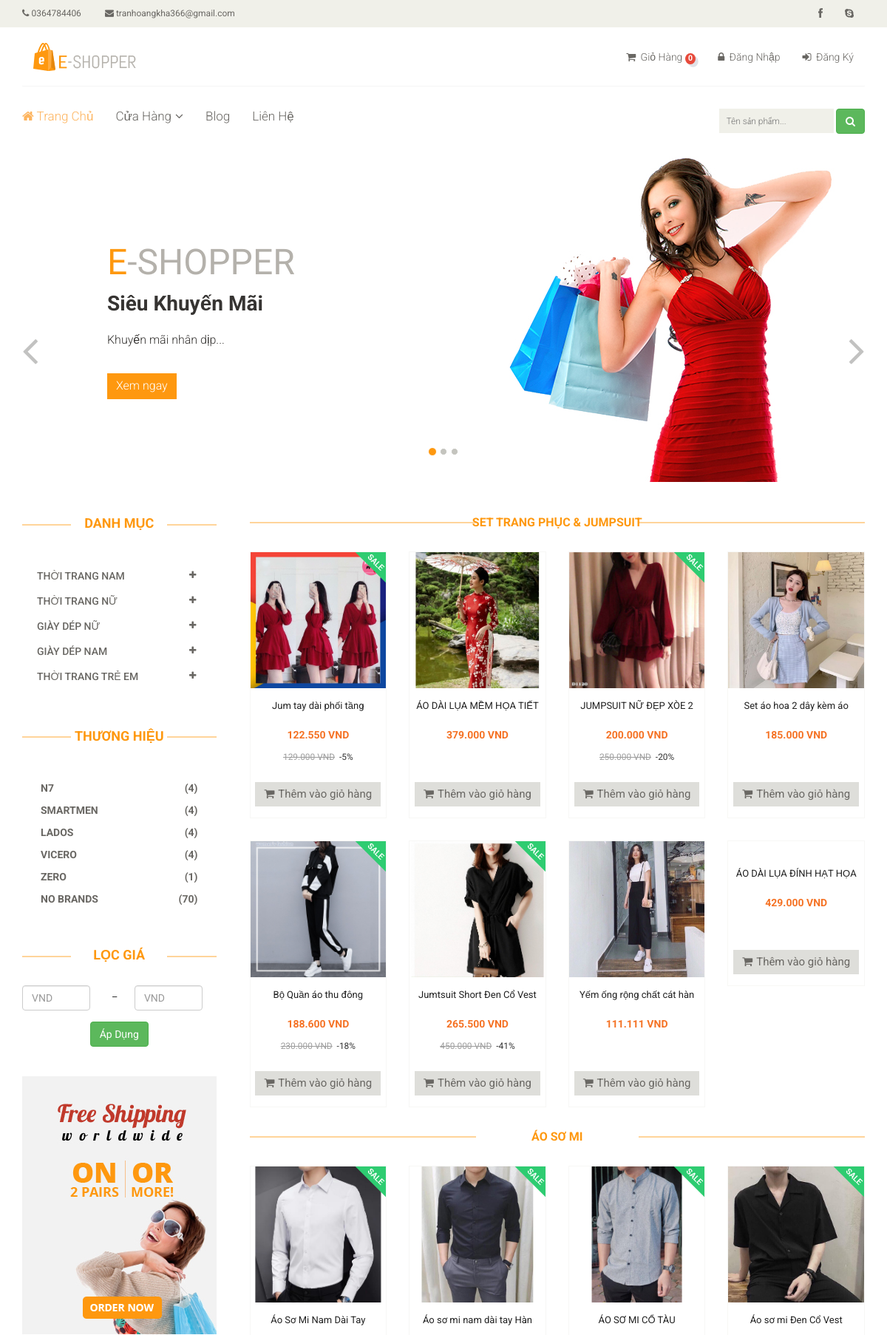
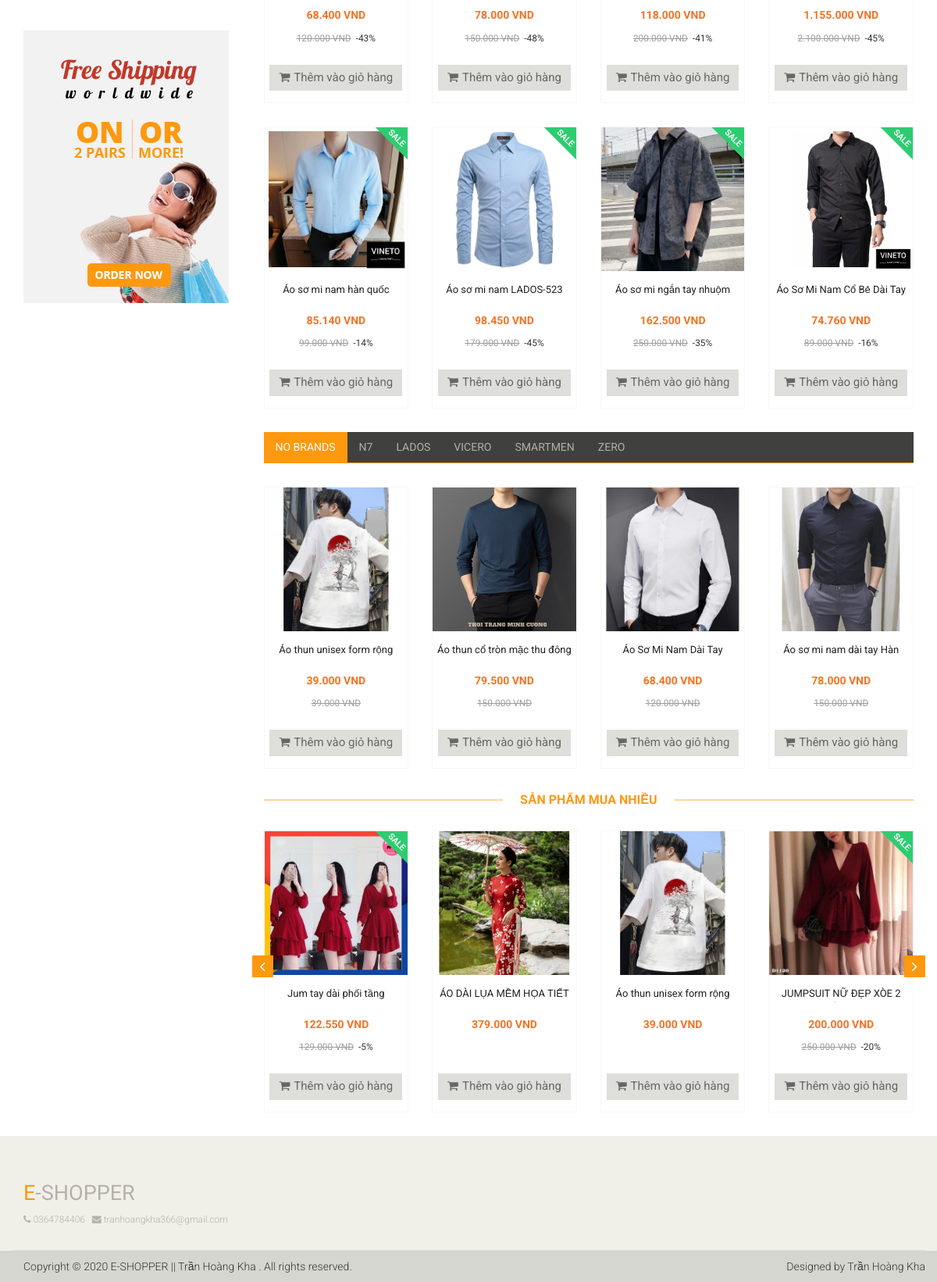
The page / on the database its author committed (2 pictures, top to bottom).
### tables this page shows
CREATE TABLE `lienhe` (
  `id` int(11) NOT NULL,
  `DienThoai` varchar(12) NOT NULL,
  `Email` varchar(100) NOT NULL,
  `LinkFace` varchar(50) NOT NULL,
  `DiaChi` varchar(100) NOT NULL,
  `KinhDo` varchar(15) NOT NULL,
  `ViDo` varchar(15) NOT NULL
);

CREATE TABLE `banner` (
  `id` int(11) NOT NULL,
  `TieuDe` varchar(100) NOT NULL,
  `NoiDung` varchar(300) NOT NULL,
  `AnhBanner` varchar(20) NOT NULL,
  `HienThi` tinyint(4) NOT NULL DEFAULT 0,
  `Created_at` timestamp NOT NULL DEFAULT current_timestamp(),
  `Update_at` timestamp NOT NULL DEFAULT current_timestamp() ON UPDATE current_timestamp()
);

CREATE TABLE `danh_muc_cha` (
  `id` int(11) NOT NULL,
  `SoTT` tinyint(4) NOT NULL,
  `TenDMC` varchar(50) NOT NULL,
  `Created_at` timestamp NOT NULL DEFAULT current_timestamp()
);

CREATE TABLE `san_pham` (
  `id` int(11) NOT NULL,
  `TenSP` varchar(50) NOT NULL,
  `GiaSP` int(11) NOT NULL,
  `GiamGia` tinyint(4) DEFAULT 0,
  `AnhSP` varchar(20) NOT NULL,
  `id_DanhMuc` int(11) NOT NULL,
  `id_ThuongHieu` int(11) NOT NULL,
  `MoTa` text DEFAULT NULL,
  `LanBan` int(11) DEFAULT 0,
  `Created_by` int(11) NOT NULL,
  `Update_by` int(11) NOT NULL,
  `Created_at` timestamp NOT NULL DEFAULT current_timestamp(),
  `Update_at` timestamp NOT NULL DEFAULT current_timestamp() ON UPDATE current_timestamp()
);

CREATE TABLE `thuong_hieu` (
  `id` int(11) NOT NULL,
  `SoTT` tinyint(4) NOT NULL,
  `TenTH` varchar(30) NOT NULL,
  `HienThi` tinyint(4) NOT NULL DEFAULT 0,
  `Created_at` timestamp NOT NULL DEFAULT current_timestamp(),
  `Update_at` timestamp NOT NULL DEFAULT current_timestamp() ON UPDATE current_timestamp()
);

CREATE TABLE `adver` (
  `id` int(11) NOT NULL,
  `AnhAdver` varchar(20) NOT NULL,
  `DuongDan` varchar(200) NOT NULL,
  `HienThi` tinyint(4) NOT NULL DEFAULT 0,
  `Update_at` timestamp NOT NULL DEFAULT current_timestamp() ON UPDATE current_timestamp()
);

### index.php (the view, shortened to what the rows shown need)
<?php
    $open ="index";
	require_once __DIR__. "/autoload/autoload.php";
	$sqlHomeCategory= "SELECT id , TenDM FROM danh_muc WHERE HienThi = 1 ORDER BY Update_at";
	$CategoryHome = $db -> fetchsql($sqlHomeCategory);
	$data=[];
	foreach ($CategoryHome as $item) {
		$cateID = intval($item['id']);
		$sql ="SELECT * FROM san_pham WHERE id_DanhMuc = $cateID LIMIT 8";
		$ProductHome = $db -> fetchsql($sql);
		$data[$item['TenDM']] = $ProductHome;
	}
   $tab_query = "SELECT * FROM thuong_hieu WHERE HienThi = 1  ORDER BY Update_at";
   $tab_result = mysqli_query($connect, $tab_query);
   $tab_menu = '';
   $tab_content = '';
   $i = 0;
   while($row = mysqli_fetch_array($tab_result))
   {
    if($i == 0)
    {
     $tab_menu .= '
      <li class="active"><a href="#'.$row["id"].'" data-toggle="tab">'.$row["TenTH"].'</a></li>
     ';
     $tab_content .= '
         <div id="'.$row["id"].'" class="tab-pane fade in active">
     ';
    }
    else
    {
     $tab_menu .= '
      <li><a href="#'.$row["id"].'" data-toggle="tab">'.$row["TenTH"].'</a></li>
     ';
     $tab_content .= '
         <div id="'.$row["id"].'" class="tab-pane fade">
     ';
    }
    $product_query = "SELECT * FROM san_pham WHERE id_ThuongHieu = '".$row['id']."' LIMIT 4";
    $product_result = mysqli_query($connect, $product_query);
    while($sub_row = mysqli_fetch_array($product_result))
    {
     $tab_content .= '
            <div class="col-sm-3 box">
               <div class="product-image-wrapper product_box">
                  <div class="single-products">
                     <div class="productinfo text-center">
                        <a href="chi-tiet-san-pham.php?id='.$sub_row['id'].'"><img src="'.uploads().'product/'.$sub_row["AnhSP"].'" alt="" /></a>
                        <a href="chi-tiet-san-pham.php?id='.$sub_row['id'].'"><p class="name">'.$sub_row['TenSP'].'</p></a>
                        <p class="sale">
                           <h5>'.formatPriceSale($sub_row['GiaSP'],$sub_row['GiamGia']).'</h5>
                           <small><del class="sale_price">'.formatPrice($sub_row['GiaSP']).'</del></small>
                        </p>
                        <a href="addcart.php?id='.$sub_row['id'] .'" class="btn btn-default add-to-cart"><i class="fa fa-shopping-cart"></i>Thêm vào giỏ hàng</a>
                     </div>
                  </div>
               </div>
            </div>
     ';
    }
    $tab_content .= '<div style="clear:both"></div></div>';
    $i++;
   }
?>
<?php require_once __DIR__. "/layouts/header.php";  ?>
<?php require_once __DIR__. "/layouts/nav.php";  ?>
<div class="col-sm-9 padding-right">
	<?php foreach ($data as $key => $value): ?>
   <div class="features_items">
      <h2 class="title text-center "><?php echo $key ?></h2>
     	<?php foreach ($value as $item): ?>
      	<div class="col-sm-3 box">
         	<div class="product-image-wrapper product_box">
            <div class="single-products">
               <div class="productinfo text-center">
                  <a href="chi-tiet-san-pham.php?id=<?php echo $item['id'] ?>"><img src="<?php echo uploads() ?>product/<?php echo $item['AnhSP'] ?>" alt="" /></a>
                  <a href="chi-tiet-san-pham.php?id=<?php echo $item['id'] ?>"><p class="name"><?php echo $item['TenSP']?></p></a>
                  <p class="sale">
                     <h5><?php echo formatPriceSale($item['GiaSP'],$item['GiamGia']) ?></h5>
                     <small><del class="sale_price"><?php echo $item['GiamGia'] > 0 ? formatPrice($item['GiaSP']) : ''  ?></del>&nbsp;<?php echo $item['GiamGia'] > 0 ? " -".$item['GiamGia']."%" : ''  ?></small>
                  </p>
                  <a href="addcart.php?id=<?php echo $item['id'] ?>" class="btn btn-default add-to-cart"><i class="fa fa-shopping-cart"></i>Thêm vào giỏ hàng</a>
               </div>
               <?php if($item['GiamGia'] > 0): ?>
                  <img src="<?php echo base_url() ?>public/fontend/images/home/sale.png" class="new" alt="" />
               <?php endif; ?>
            </div>
         	</div>
        </div>
       <?php endforeach; ?>
   </div>
    <?php endforeach; ?>
   <div class="category-tab">
      <div class="col-sm-12">
         <ul class="nav nav-tabs">
            <?php echo $tab_menu ?>
         </ul>
      </div>
      <div class="tab-content">
         <?php echo $tab_content;?>
      </div>
   </div>
   <?php require_once __DIR__. "/layouts/pay_product.php";  ?>
</div>
</div>
</div>
</section>
<?php require_once __DIR__. "/layouts/footer.php";  ?>

### layouts/header.php (shortened to what the rows shown need)
<!DOCTYPE html>
<html lang="en">
<head>
    <link href="<?php echo base_url() ?>public/fontend/css/bootstrap.min.css" rel="stylesheet">
    <link href="<?php echo base_url() ?>public/fontend/css/font-awesome.min.css" rel="stylesheet">
    <link href="<?php echo base_url() ?>public/fontend/css/prettyPhoto.css" rel="stylesheet">
    <link href="<?php echo base_url() ?>public/fontend/css/price-range.css" rel="stylesheet">
    <link href="<?php echo base_url() ?>public/fontend/css/animate.css" rel="stylesheet">
	<link href="<?php echo base_url() ?>public/fontend/css/main.css" rel="stylesheet">
	<link href="<?php echo base_url() ?>public/fontend/css/responsive.css" rel="stylesheet">
	<link href="<?php echo base_url() ?>public/fontend/css/starrr.css" rel="stylesheet">
	<link rel="stylesheet" href="https://cdnjs.cloudflare.com/ajax/libs/rateYo/2.3.2/jquery.rateyo.min.css">
</head>
<body>
	<header id="header">
		<div class="header_top">
			<div class="container">
			    <?php foreach ($contact as $value): ?>
				<div class="row">
					<div class="col-sm-6">
						<div class="contactinfo">
							<ul class="nav nav-pills">
								<li><a href="contact.php"><i class="fa fa-phone"></i> <?php echo $value['DienThoai'] ?></a></li>
								<li><a href="contact.php"><i class="fa fa-envelope"></i> <?php echo $value['Email'] ?></a></li>
							</ul>
						</div>
					</div>
					<div class="col-sm-6">
						<div class="social-icons pull-right">
							<ul class="nav navbar-nav">
								<li><a href="<?php echo $value['LinkFace'] ?>"><i class="fa fa-facebook"></i></a></li>
								<li><a href="contact.php"><i class="fa fa-skype"></i></a></li>
							</ul>
						</div>
					</div>
				</div>
				<?php endforeach; ?>
			</div>
		</div>
	</header>

### layouts/nav.php (shortened to what the rows shown need)
<section id="slider">
		<div class="container">
			<div class="row">
				<div class="col-sm-12">
					<?php if(isset($open) && $open == 'blog'): ?>
					<?php else: ?>
					<?php
						$sqlbanner1 = "SELECT * FROM banner WHERE HienThi = 1 ORDER BY Update_at LIMIT 1";
						$banner1 = $db -> fetchsql($sqlbanner1);
					?>
					<div id="slider-carousel" class="carousel slide" data-ride="carousel">
						<div class="carousel-inner">
							<?php foreach ($banner1 as $value): ?>
							<div class="item active">
								<div class="col-sm-6">
									<h1><span>E</span>-SHOPPER</h1>
									<h2><?php echo $value['TieuDe'] ?></h2>
									<p><?php echo $value['NoiDung'] ?></p>
									<button type="button" class="btn btn-default get"><a href="sale.php" class="text-white">Xem ngay</a></button>
								</div>
								<div class="col-sm-6">
									<img src="<?php echo uploads() ?>banner/<?php echo $value['AnhBanner'] ?>" class="girl img-responsive" alt="" />
								</div>
							</div>
							<?php endforeach; ?>
						</div>
					</div>
					<?php endif; ?>
				</div>
			</div>
		</div>
	</section>
	<?php
		$sqlparentcategory = "SELECT danh_muc_cha.id,danh_muc_cha.TenDMC FROM danh_muc_cha,danh_muc,san_pham WHERE danh_muc_cha.id = danh_muc.id_DanhMC AND san_pham.id_DanhMuc = danh_muc.id ORDER BY danh_muc_cha.SoTT";
		$parentscategory = $db -> fetchsql($sqlparentcategory);
		$Parentsdata=[];
		foreach ($parentscategory as $item) {
			$parentscateID = intval($item['id']);
			$sqlparents ="SELECT id_DanhMuc,danh_muc.id,danh_muc.TenDM,COUNT(san_pham.id) as count_category FROM  san_pham,danh_muc WHERE id_DanhMC = $parentscateID AND san_pham.id_DanhMuc= danh_muc.id GROUP BY id_DanhMuc ORDER BY SoTT";
			$pCategory = $db -> fetchsql($sqlparents);
			$Parentsdata[$item['id']]= $pCategory;
		}
		$sqlbrands ="SELECT *,id_ThuongHieu,COUNT(san_pham.id) as count_brands FROM san_pham,thuong_hieu WHERE san_pham.id_ThuongHieu= thuong_hieu.id GROUP BY id_ThuongHieu ORDER BY SoTT";
   		$menuBrands = $db -> fetchsql($sqlbrands);
	?>
	<section>
		<div class="container">
			<div class="row">
				<div class="col-sm-3">
					<div class="left-sidebar">
						<h2>Danh Mục</h2>
						<div class="panel-group category-products" id="accordian">
							<?php foreach ($Parentsdata as $key => $value): ?>
							<div class="panel panel-default">
								<div class="panel-heading">
									<h4 class="panel-title">
										<a data-toggle="collapse" data-parent="#accordian" href="#<?php echo $key ?>">
											<span class="badge pull-right"><i class="fa fa-plus"></i></span>
											<?php $parentscategory2 = $db -> fetchID("danh_muc_cha" , $key) ?>
											<?php echo $parentscategory2['TenDMC'] ?>
										</a>
									</h4>
								</div>
							</div>
							<?php endforeach; ?>
						</div>
						<div class="brands_products">
							<h2>Thương Hiệu</h2>
							<div class="brands-name">
								<?php foreach($menuBrands as $item) : ?>
								<ul class="nav nav-pills nav-stacked">
									<li><a href="thuong-hieu.php?id=<?php echo $item['id'] ?>"><b><span class="pull-right">(<?php echo $item['count_brands'] ?>)</span><?php echo $item['TenTH'] ?></b></a></li>
								</ul>
								<?php endforeach; ?>
							</div>
						</div>
						<div class="price-range">
							<h2>Lọc Giá</h2>
						</div>
						<?php
							$sqladver = "SELECT * FROM adver WHERE HienThi = 1 LIMIT 5";
							$adver = $db -> fetchsql($sqladver);
						?>
						<?php foreach ($adver as $value): ?>
							<div class="shipping text-center">
								<a href="<?php echo $value['DuongDan'] ?>"><img src="<?php echo uploads() ?>adver/<?php echo $value['AnhAdver'] ?>" alt="" /></a>
							</div>
						<?php endforeach; ?>
					</div>
				</div>

### layouts/pay_product.php (shortened to what the rows shown need)
<div class="recommended_items">
   <h2 class="title text-center">Sản Phẩm Mua Nhiều</h2>
   <div id="recommended-item-carousel" class="carousel slide" data-ride="carousel">
      <div class="carousel-inner">
         <div class="item active">
            <?php foreach ($productPay as $item) :?>
               <div class="col-sm-3 box">
                  <div class="product-image-wrapper product_box">
                  <div class="single-products">
                     <div class="productinfo text-center">
                        <a href="chi-tiet-san-pham.php?id=<?php echo $item['id'] ?>"><img src="<?php echo uploads() ?>product/<?php echo $item['AnhSP'] ?>" alt="" /></a>
                        <a href="chi-tiet-san-pham.php?id=<?php echo $item['id'] ?>"><p class="name"><?php echo $item['TenSP']?></p></a>
                        <p class="sale">
                           <h5><?php echo formatPriceSale($item['GiaSP'],$item['GiamGia']) ?></h5>
                           <small><del class="sale_price"><?php echo $item['GiamGia'] > 0 ? formatPrice($item['GiaSP']) : ''  ?></del>&nbsp;<?php echo $item['GiamGia'] > 0 ? " -".$item['GiamGia']."%" : ''  ?></small>
                        </p>
                        <a href="addcart.php?id=<?php echo $item['id'] ?>" class="btn btn-default add-to-cart"><i class="fa fa-shopping-cart"></i>Thêm vào giỏ hàng</a>
                     </div>
                     <?php if($item['GiamGia'] > 0): ?>
                        <img src="<?php echo base_url() ?>public/fontend/images/home/sale.png" class="new" alt="" />
                     <?php endif; ?>
                  </div>
                  </div>
               </div>
            <?php endforeach; ?>
            </div>
      </div>
   </div>
</div>

### layouts/footer.php (shortened to what the rows shown need)
<footer id="footer">
		<div class="footer-top">
			<div class="container">
				<div class="row">
					<div class="col-sm-12">
						<div class="companyinfo">
							<h2><span>e</span>-shopper</h2>
							<?php foreach ($contact as $value): ?>
							    <p>
							        <i class="fa fa-phone"></i> <?php echo $value['DienThoai'] ?> &nbsp
							        <i class="fa fa-envelope"></i> <?php echo $value['Email'] ?>
							        </p>
							<?php endforeach; ?>
						</div>
					</div>
				</div>
			</div>
		</div>
	</footer>
</body>
</body>
</html>

### rows shown on the page
lienhe: DienThoai "0364784406", Email "tranhoangkha366@gmail.com"
banner: TieuDe "Siêu Khuyến Mãi", NoiDung "Khuyến mãi nhân dịp...", AnhBanner (picture)
danh_muc_cha: TenDMC "THỜI TRANG NAM"
danh_muc_cha: TenDMC "THỜI TRANG NỮ"
danh_muc_cha: TenDMC "GIÀY DÉP NỮ"
danh_muc_cha: TenDMC "GIÀY DÉP NAM"
danh_muc_cha: TenDMC "THỜI TRANG TRẺ EM"
san_pham: count_brands "4", id_ThuongHieu.TenTH "N7"
san_pham: count_brands "4", id_ThuongHieu.TenTH "SMARTMEN", AnhSP (picture), TenSP "Áo sơ mi Đen Cổ Vest", formatPriceSale($item['GiaSP'],$item['GiamGia']) "1.155.000 VND", GiaSP "2.100.000 VND", GiamGia "45"
san_pham: count_brands "4", id_ThuongHieu.TenTH "LADOS"
san_pham: count_brands "4", id_ThuongHieu.TenTH "VICERO"
san_pham: count_brands "1", id_ThuongHieu.TenTH "ZERO"
san_pham: count_brands "70", id_ThuongHieu.TenTH "NO BRANDS", AnhSP (picture), TenSP "Áo thun unisex form rộng…", formatPriceSale($sub_row['GiaSP'],$sub_row['GiamGia']) "39.000 VND", GiaSP "39.000 VND", formatPriceSale($item['GiaSP'],$item['GiamGia']) "39.000 VND"
adver: AnhAdver (picture)
adver: AnhAdver (picture)
san_pham: AnhSP (picture), TenSP "Jum tay dài phối tầng", formatPriceSale($item['GiaSP'],$item['GiamGia']) "122.550 VND", GiaSP "129.000 VND", GiamGia "5"
san_pham: AnhSP (picture), TenSP "ÁO DÀI LỤA MỀM HỌA TIẾT…", formatPriceSale($item['GiaSP'],$item['GiamGia']) "379.000 VND"
san_pham: AnhSP (picture), TenSP "JUMPSUIT NỮ ĐẸP XÒE 2…", formatPriceSale($item['GiaSP'],$item['GiamGia']) "200.000 VND", GiaSP "250.000 VND", GiamGia "20"
san_pham: AnhSP (picture), TenSP "Set áo hoa 2 dây kèm áo…", formatPriceSale($item['GiaSP'],$item['GiamGia']) "185.000 VND"
san_pham: AnhSP (picture), TenSP "Bộ Quần áo thu đông", formatPriceSale($item['GiaSP'],$item['GiamGia']) "188.600 VND", GiaSP "230.000 VND", GiamGia "18"
san_pham: AnhSP (picture), TenSP "Jumtsuit Short Đen Cổ Vest", formatPriceSale($item['GiaSP'],$item['GiamGia']) "265.500 VND", GiaSP "450.000 VND", GiamGia "41"
san_pham: AnhSP (picture), TenSP "Yếm ống rộng chất cát hàn", formatPriceSale($item['GiaSP'],$item['GiamGia']) "111.111 VND"
san_pham: TenSP "ÁO DÀI LỤA ĐÍNH HẠT HỌA…", formatPriceSale($item['GiaSP'],$item['GiamGia']) "429.000 VND"
san_pham: AnhSP (picture), TenSP "Áo Sơ Mi Nam Dài Tay", formatPriceSale($item['GiaSP'],$item['GiamGia']) "68.400 VND", GiaSP "120.000 VND", GiamGia "43", formatPriceSale($sub_row['GiaSP'],$sub_row['GiamGia']) "68.400 VND"
san_pham: AnhSP (picture), TenSP "Áo sơ mi nam dài tay Hàn…", formatPriceSale($item['GiaSP'],$item['GiamGia']) "78.000 VND", GiaSP "150.000 VND", GiamGia "48", formatPriceSale($sub_row['GiaSP'],$sub_row['GiamGia']) "78.000 VND"
san_pham: AnhSP (picture), TenSP "ÁO SƠ MI CỔ TÀU", formatPriceSale($item['GiaSP'],$item['GiamGia']) "118.000 VND", GiaSP "200.000 VND", GiamGia "41"
san_pham: AnhSP (picture), TenSP "Áo sơ mi nam hàn quốc", formatPriceSale($item['GiaSP'],$item['GiamGia']) "85.140 VND", GiaSP "99.000 VND", GiamGia "14"
san_pham: AnhSP (picture), TenSP "Áo sơ mi nam LADOS-523", formatPriceSale($item['GiaSP'],$item['GiamGia']) "98.450 VND", GiaSP "179.000 VND", GiamGia "45"
san_pham: AnhSP (picture), TenSP "Áo sơ mi ngắn tay nhuộm…", formatPriceSale($item['GiaSP'],$item['GiamGia']) "162.500 VND", GiaSP "250.000 VND", GiamGia "35"
san_pham: AnhSP (picture), TenSP "Áo Sơ Mi Nam Cổ Bẻ Dài Tay", formatPriceSale($item['GiaSP'],$item['GiamGia']) "74.760 VND", GiaSP "89.000 VND", GiamGia "16"
thuong_hieu: TenTH "NO BRANDS"
thuong_hieu: TenTH "N7"
thuong_hieu: TenTH "LADOS"
thuong_hieu: TenTH "VICERO"
thuong_hieu: TenTH "SMARTMEN"
thuong_hieu: TenTH "ZERO"
san_pham: AnhSP (picture), TenSP "Áo thun cổ tròn mặc thu đông", formatPriceSale($sub_row['GiaSP'],$sub_row['GiamGia']) "79.500 VND", GiaSP "150.000 VND"

### other values the page prints
$key "SET TRANG PHỤC & JUMPSUIT"
$key "ÁO SƠ MI"
